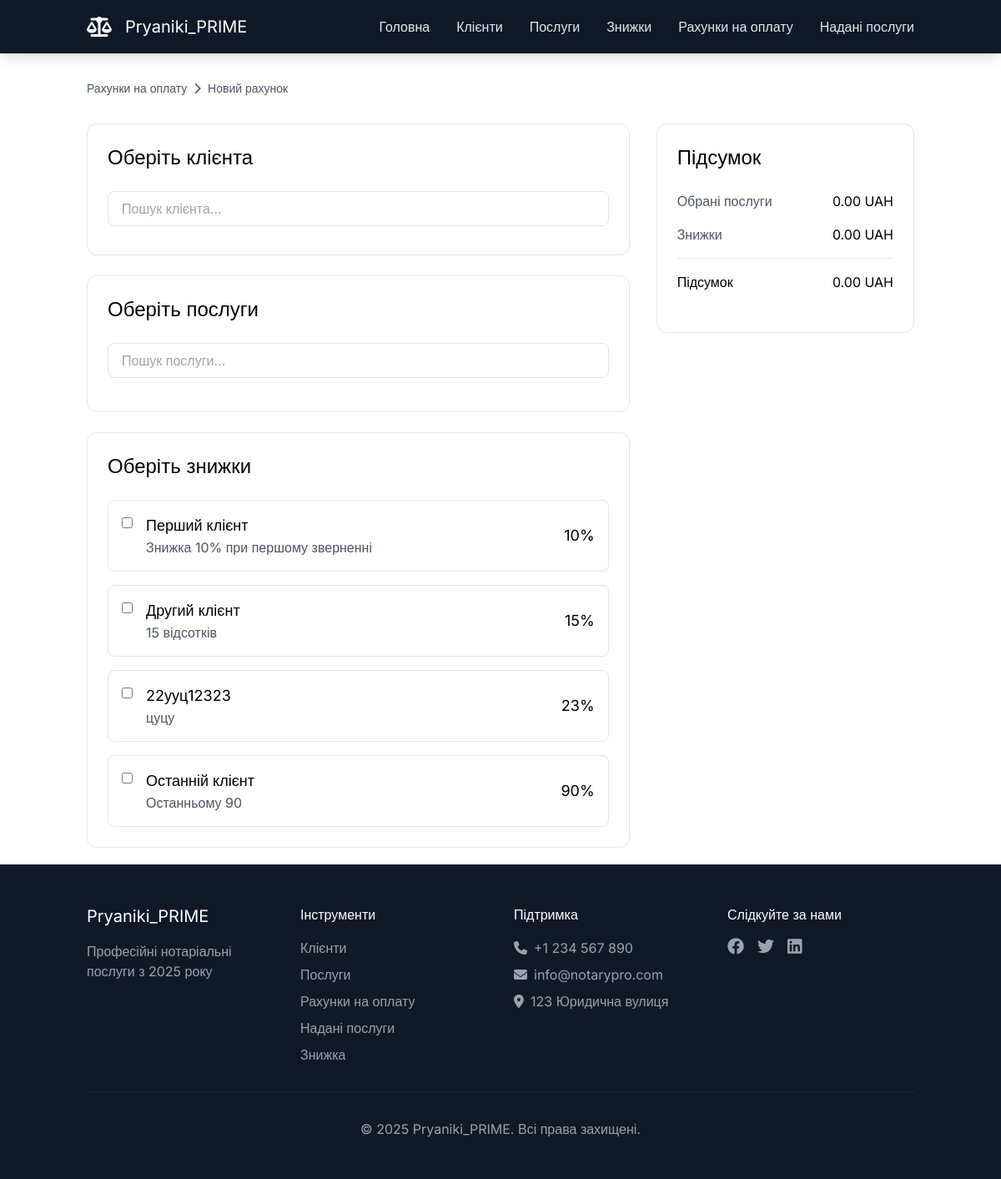
/add_invoice/ (signed in), run on an earlier commit of the app's database.
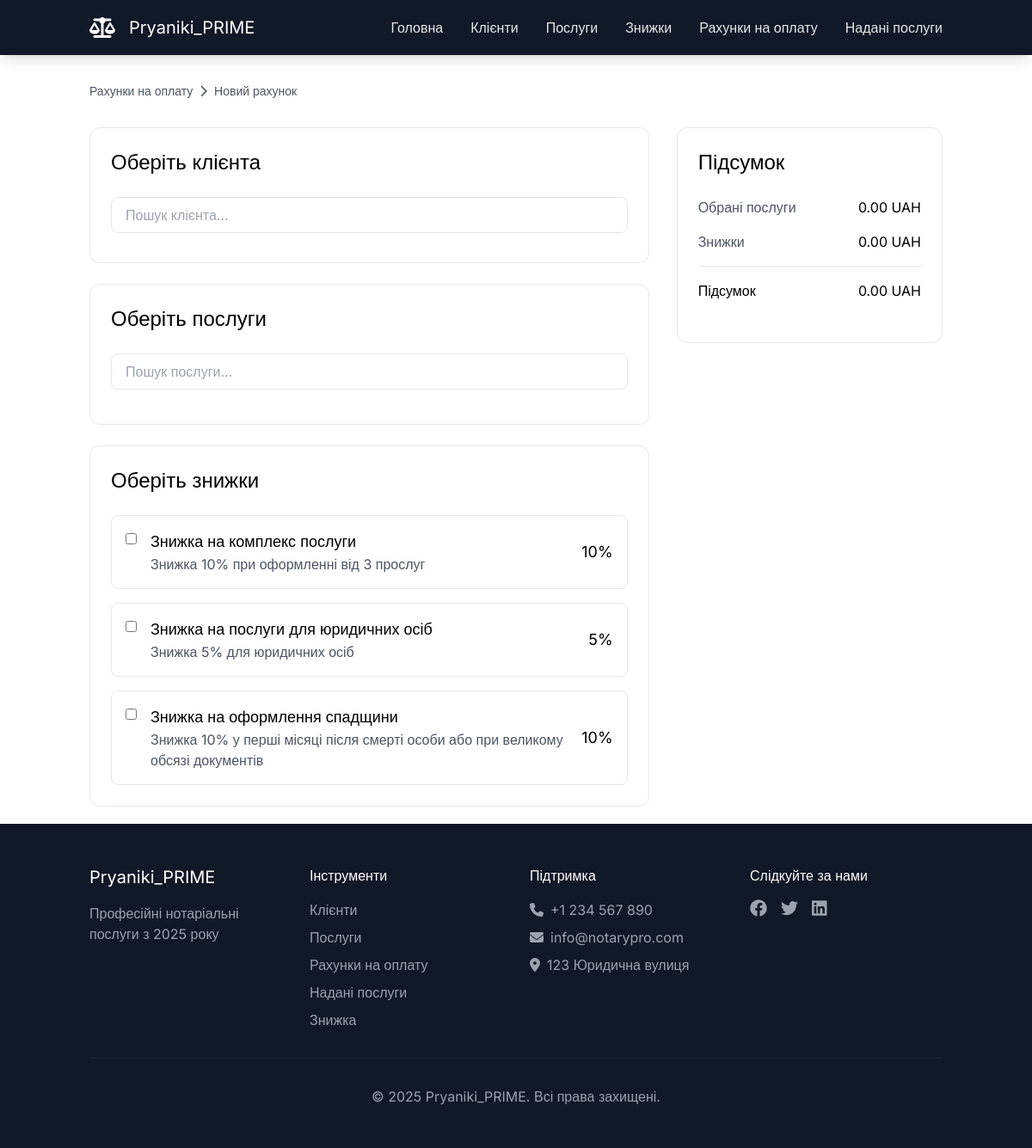
And on a later commit of the database.
### RealAgency/models.py (models this page shows)
class Discount(models.Model):
    name = models.CharField(max_length=255)
    rate = models.IntegerField()
    description = models.CharField(max_length=255)

### RealAgency/views.py (the view)
        def _wrapped_view(request, *args, **kwargs):
            if not request.user.is_authenticated:
                return redirect('login')
            if not any(group.name in roles for group in request.user.groups.all()):
                raise PermissionDenied("You are not permitted to perform this action.")
            return view_func(request, *args, **kwargs)

### RealAgency/views.py (called while the page is built)
def role_required(roles):
    def decorator(view_func):
        def _wrapped_view(request, *args, **kwargs):
            if not request.user.is_authenticated:
                return redirect('login')
            if not any(group.name in roles for group in request.user.groups.all()):
                raise PermissionDenied("You are not permitted to perform this action.")
            return view_func(request, *args, **kwargs)
        return _wrapped_view
    return decorator

@role_required(['Notary'])
def add_invoice(request):
    discount_list = Discount.objects.all().order_by('id')
    return render(request, 'invoices/add_invoice.html', {'discounts': discount_list})

### templates/invoices/add_invoice.html (shortened to what this page needs)
{% extends "base.html" %}
{% block content %}
<main id="main" class="pt-24">
    <div class="container mx-auto px-4">
        <div id="breadcrumbs" class="mb-8">
            <div class="flex items-center space-x-2 text-sm text-neutral-600">
                <span>Рахунки на оплату</span>
                <i class="fa-solid fa-chevron-right"></i>
                <span>Новий рахунок</span>
            </div>
        </div>
        <div id="service-form" class="grid grid-cols-1 lg:grid-cols-3 gap-8">
            <div class="lg:col-span-2">
                <div class="bg-white rounded-xl border border-neutral-200 p-6 mb-6">
                    <h2 class="text-2xl mb-6">Оберіть клієнта</h2>
                    <div class="flex space-x-2 relative">
                        <input type="text" id="client-search" placeholder="Пошук клієнта..."
                            class="flex-1 border rounded-lg px-4 py-2" style="margin-bottom: 10px">
                    </div>
                </div>
                <div class="bg-white rounded-xl border border-neutral-200 p-6 mb-6">
                    <h2 class="text-2xl mb-6">Оберіть послуги</h2>
                    <div class="flex space-x-2 relative">
                        <input type="text" id="service-search" placeholder="Пошук послуги..."
                            class="flex-1 border rounded-lg px-4 py-2">
                    </div>
                </div>
                <div class="bg-white rounded-xl border border-neutral-200 p-6">
                    <h2 class="text-2xl mb-6">Оберіть знижки</h2>
                    <div class="space-y-4">
                        {% for discount in discounts %}
                        <div class="flex items-center justify-between p-4 border rounded-lg hover:bg-neutral-50">
                            <div class="flex items-start space-x-4">
                                <input type="checkbox" class="discount-checkbox mt-1" data-rate="{{ discount.rate }}" data-id="{{ discount.id }}" />
                                <div>
                                    <h3 class="text-lg">{{ discount.name }}</h3>
                                    <p class="text-neutral-600">{{ discount.description }}</p>
                                </div>
                            </div>
                            <span class="text-lg">{{ discount.rate }}%</span>
                        </div>
                        {% endfor %}
                    </div>
                </div>
            </div>
            <div id="summary" class="lg:col-span-1">
                <div class="bg-white rounded-xl border border-neutral-200 p-6 sticky top-24">
                    <h2 class="text-2xl mb-6">Підсумок</h2>
                    <div class="space-y-4 mb-6">
                        <div class="flex justify-between">
                            <span class="text-neutral-600">Обрані послуги</span>
                            <span id="selected-services-sum">{{ servicesTotal }} UAH</span>
                        </div>
                        <div class="flex justify-between">
                            <span class="text-neutral-600">Знижки</span>
                            <span id="discounts-sum">0.00 UAH</span>
                        </div>
                        <div class="border-t pt-4">
                            <div class="flex justify-between">
                                <span>Підсумок</span>
                                <span id="total-sum">0.00 UAH</span>
                            </div>
                        </div>
                    </div>
                </div>
            </div>
        </div>
    </div>
</main>
{% endblock %}

What changed in the data, as far as the page shows it:
removed Discount: name "Другий клієнт", description "15 відсотків", rate "15"
removed Discount: name "22ууц12323", description "цуцу", rate "23"
removed Discount: name "Останній клієнт", description "Останньому 90", rate "90"
changed Discount: name "Перший клієнт" → "Знижка на комплекс послуги"; description "Знижка 10% при першому зверненні" → "Знижка 10% при оформленні від 3 прослуг"
added Discount: name "Знижка на послуги для юридичних осіб", description "Знижка 5% для юридичних осіб", rate "5"
added Discount: name "Знижка на оформлення спадщини", description "Знижка 10% у перші місяці після смерті особи або при великому обсязі документів", rate "10"
